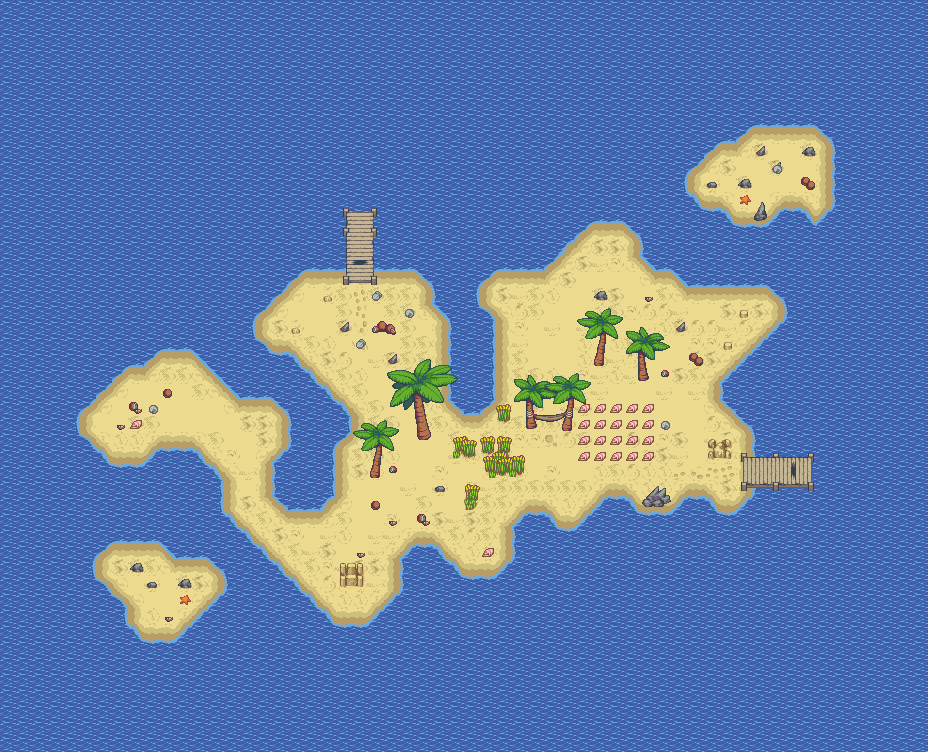

This is a level from a 2D game, rendered from its Tiled map with the project's own tilesets. A one-line summary and the map file follow, with tile-layer data summarised:
An orthogonal 58x47 tile map with 16x16 px tiles, 4 tile layers (Ground, Fringe, Characters, Over) and 3 objects (start, exit, rest).

<map version="1.10" tiledversion="1.11.0" orientation="orthogonal" renderorder="right-down" width="58" height="47" tilewidth="16" tileheight="16" infinite="0" nextlayerid="10" nextobjectid="10">
 <tileset firstgid="1" source="../tilesets/beach_tileset.tsx" />
 <layer id="1" name="Ground" width="58" height="47">
  <properties>
   <property name="Walkable" type="bool" value="false" />
  </properties>
  <data>[2726 cells, 2726 non-empty, 62 distinct tile ids]</data>
 </layer>
 <layer id="2" name="Fringe" width="58" height="47" locked="1">
  <data>[2726 cells, 100 non-empty, 63 distinct tile ids]</data>
 </layer>
 <layer id="9" name="Characters" width="58" height="47">
  <data>[2726 cells, 0 non-empty, 0 distinct tile ids]</data>
 </layer>
 <layer id="3" name="Over" width="58" height="47" locked="1">
  <data>[2726 cells, 69 non-empty, 58 distinct tile ids]</data>
 </layer>
 <objectgroup id="4" name="Objects">
  <object id="1" name="Start" type="start" x="346.992" y="348.331">
   <point />
  </object>
  <object id="5" name="Exit" type="exit" x="784" y="460" width="22" height="20.6667">
   <properties>
    <property name="goto" value="island" />
   </properties>
  </object>
  <object id="7" name="Hammock" type="rest" x="528" y="416" width="48" height="16" />
 </objectgroup>
</map>
